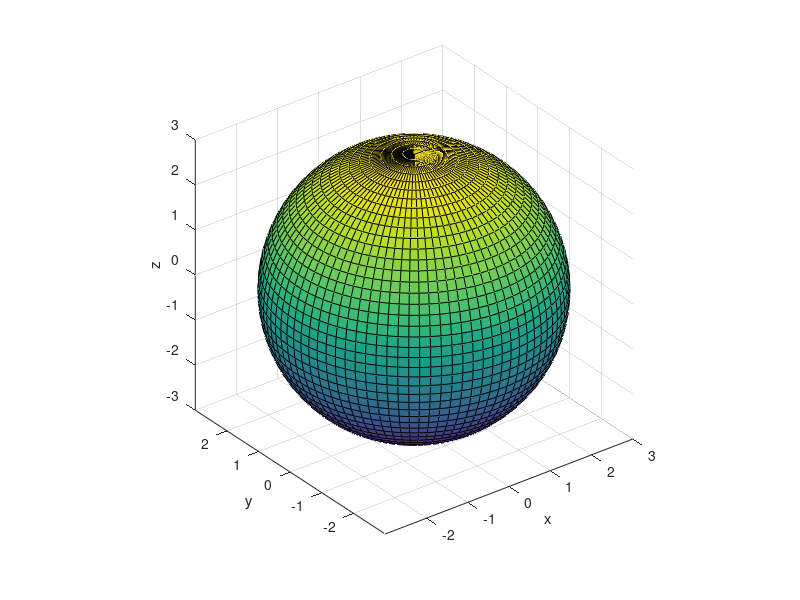

MATLAB code to generate this figure:
% MATLAB initialisieren:
clear all; clc; format compact; format short g;

% Parameter:
R=3;
u_0=0; u_E=pi; v_0=0; v_E=2*pi; N_u=45; N_v=90; fig=1;

% Funktion:
P=@(u,v){R*sin(u).*cos(v);R*sin(u).*sin(v);R*cos(u)};

% Daten:
u_data=linspace(u_0,u_E,N_u);
v_data=linspace(v_0,v_E,N_v);

[u_grid,v_grid]=meshgrid(u_data,v_data);
P_grid=P(u_grid,v_grid);

% Surface_Plot:
figure(fig);
surf(P_grid{1},P_grid{2},P_grid{3});
xlabel('x');ylabel('y');zlabel('z');
grid on; axis('image')
